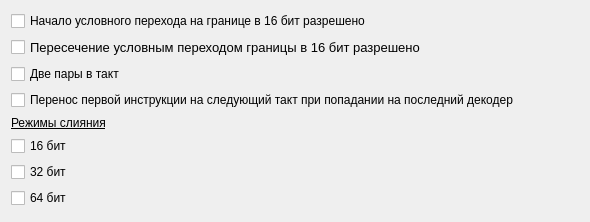
            <widget class="QWidget" name="scrollAreaWidgetContents_4">
             <property name="geometry">
              <rect>
               <x>0</x>
               <y>0</y>
               <width>590</width>
               <height>222</height>
              </rect>
             </property>
             <layout class="QVBoxLayout" name="verticalLayout_11">
              <item>
               <widget class="QCheckBox" name="checkBox_16_Bit_Border_Start">
                <property name="text">
                 <string>Начало условного перехода на границе в 16 бит разрешено</string>
                </property>
               </widget>
              </item>
              <item>
               <widget class="QCheckBox" name="checkBox_16_Bit_Border_Cross">
                <property name="font">
                 <font>
                  <pointsize>10</pointsize>
                 </font>
                </property>
                <property name="text">
                 <string>Пересечение условным переходом границы в 16 бит разрешено</string>
                </property>
               </widget>
              </item>
              <item>
               <widget class="QCheckBox" name="checkBox_Two_Pairs">
                <property name="text">
                 <string>Две пары в такт</string>
                </property>
               </widget>
              </item>
              <item>
               <widget class="QCheckBox" name="checkBox_Transfer">
                <property name="text">
                 <string>Перенос первой инструкции на следующий такт при попадании на последний декодер</string>
                </property>
               </widget>
              </item>
              <item>
               <widget class="QLabel" name="label_macro_mode">
                <property name="font">
                 <font>
                  <underline>true</underline>
                 </font>
                </property>
                <property name="text">
                 <string>Режимы слияния</string>
                </property>
               </widget>
              </item>
              <item>
               <widget class="QCheckBox" name="checkBox_16_Bit_Mode">
                <property name="text">
                 <string>16 бит</string>
                </property>
               </widget>
              </item>
              <item>
               <widget class="QCheckBox" name="checkBox_32_Bit_Mode">
                <property name="text">
                 <string>32 бит</string>
                </property>
               </widget>
              </item>
              <item>
               <widget class="QCheckBox" name="checkBox_64_Bit_Mode">
                <property name="text">
                 <string>64 бит</string>
                </property>
               </widget>
              </item>
              <item>
               <spacer name="verticalSpacer_4">
                <property name="orientation">
                 <enum>Qt::Vertical</enum>
                </property>
                <property name="sizeHint" stdset="0">
                 <size>
                  <width>20</width>
                  <height>40</height>
                 </size>
                </property>
               </spacer>
              </item>
             </layout>
            </widget>
